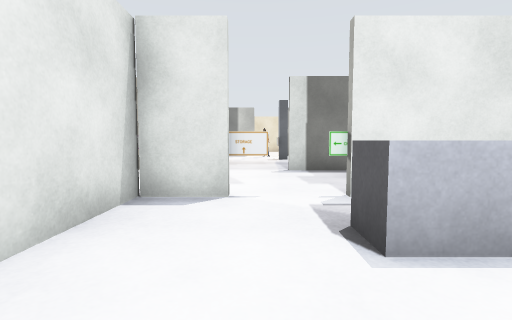
View 1 (above)

20 first-person views from a walk through a world built for the Gazebo simulator. The camera is 0.9 m above the floor, tilts 4° down and sees 85° across. The floor is counted in squares, 1 m on a side. Each view is taken from the middle of a square. On the plan, view 1 faces up. The plan holds only what a view shows up to about 11 squares ahead; the rest is blank.

View 2
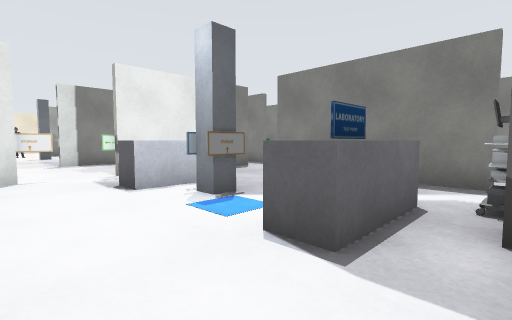

View 3
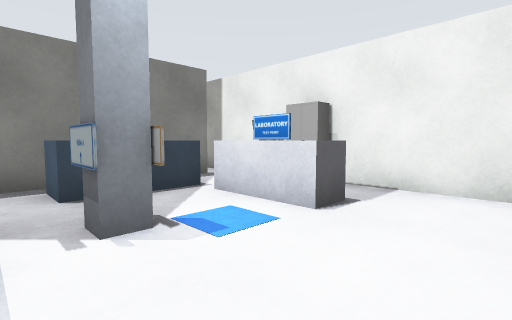

View 4
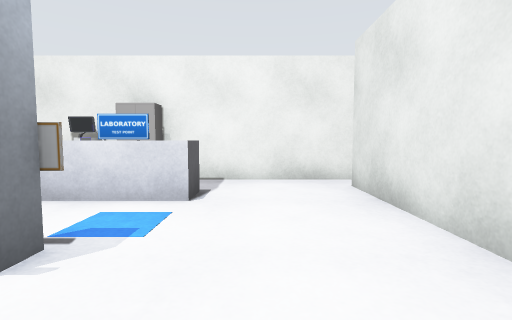

View 5
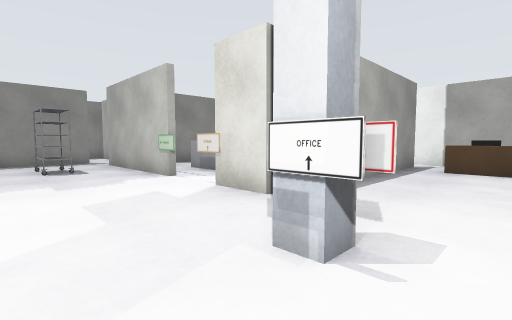

View 6
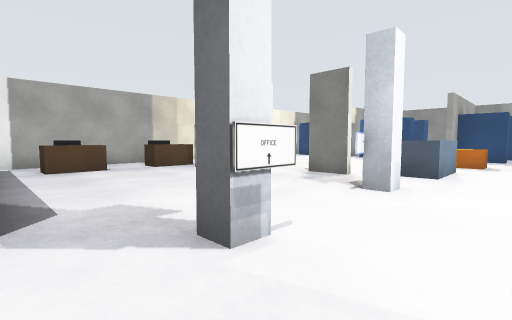

View 7
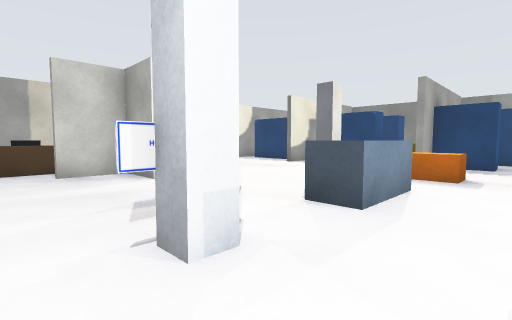

View 8
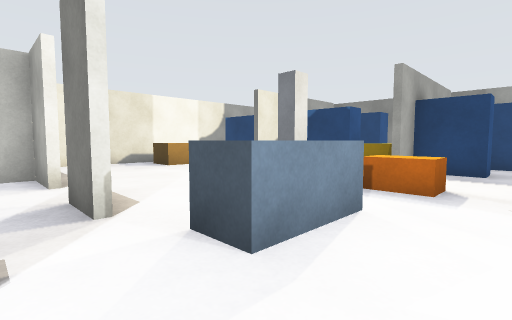

View 9
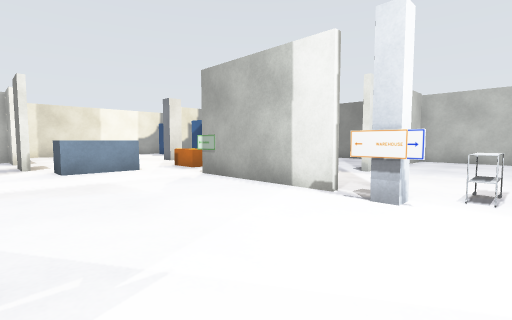

View 10
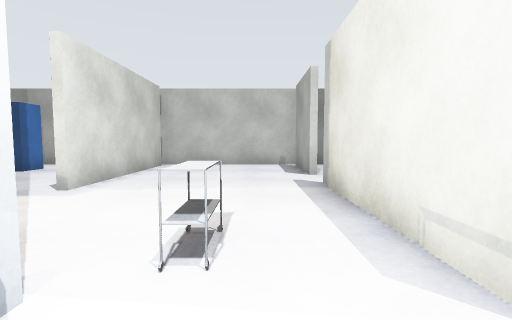

View 11
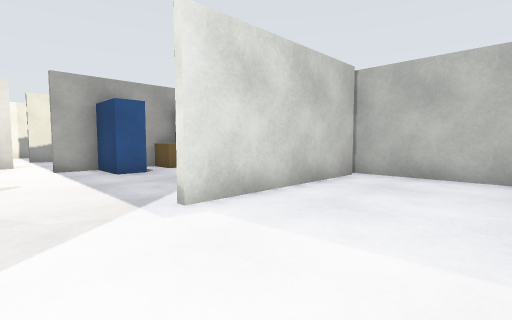

View 12
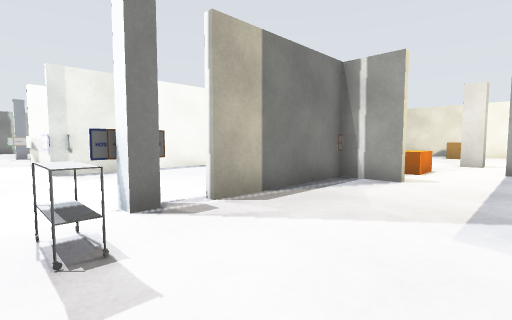

View 13
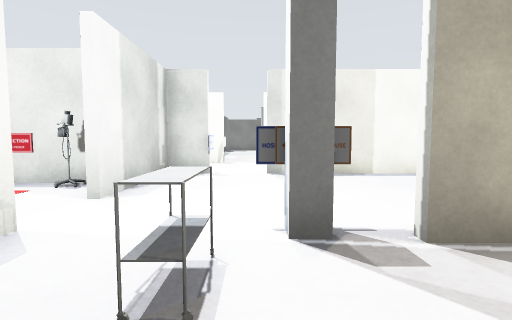

View 14
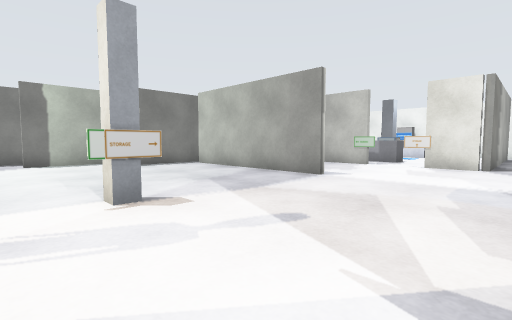

View 15
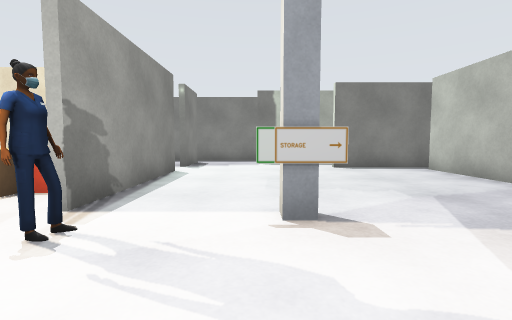

View 16
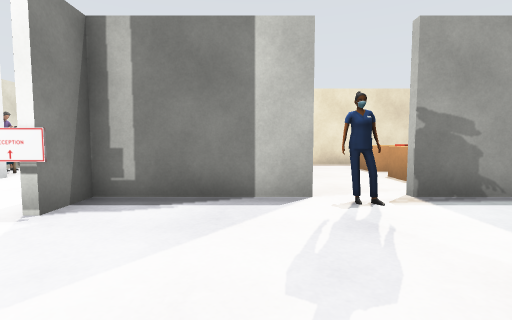

View 17
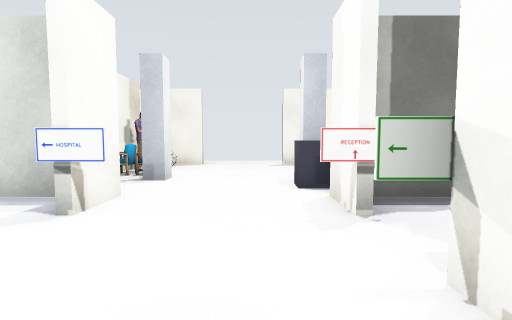

View 18
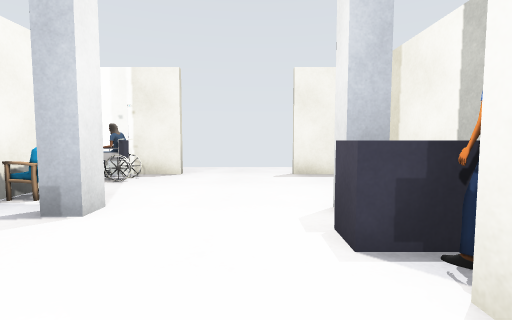

View 19
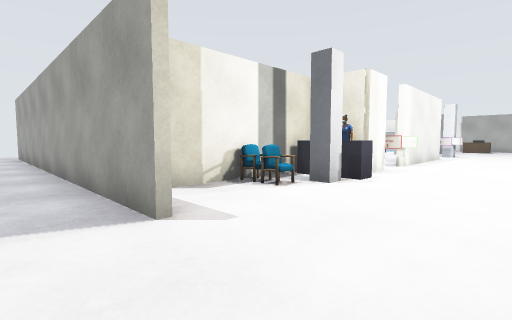

View 20
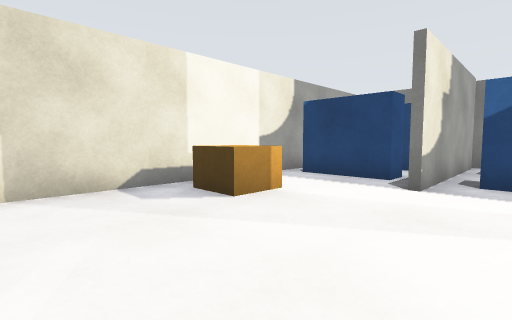

### Floor plan
Points are (right, up) in squares from view 1. A wall is a line through its corners. A room is listed if a view was taken in it or the views show most of it. See-through windows are left out.
Room 1 (views 1, 2, 3, 4)
walls: (5.4, -2.6) (5.4, 2.5); (-0.6, 4.4) (-1.9, 4.4) (-1.9, -2.5); (-2.4, -3.4) (6.8, -3.4); (6.1, 4.4) (1.5, 4.4)
ways out: opening at (-2, -3) to room 2
objects: bench (1, -2) to (3, -1); sign (1, 1); bench (1, 2) to (3, 3); cabinet (2, -3) to (3, -3); sign (2, -1); pillar (2, 1); sign (3, 1); cart (4, -3); bench (4, -1) to (5, 1)
Room 2 (views 5, 6, 7, 8, 9, 10, 11, 12, 13, 14, 15, 16, 17, 18, 19, 20)
walls: (-7.4, 9) (-7.4, 12.6); (-8.9, 4.6) (-8.9, 3.2); (-12.6, 8.5) (-12.6, 12.5); (-3.8, 11.5) (-3.8, 13.6); (-12.4, 12.6) (-12.4, 9.5); (-8.9, 1.8) (-8.9, 0.1) (-7.2, 0.1); (-7.4, 16.4) (-10.8, 16.4); (-7.2, 16.5) (-7.2, 15.4); (-3.8, 15.4) (-3.8, 16.6) (-3.2, 16.6); (-12.2, 16.4) (-16.9, 16.4); (-3.6, 16.5) (-3.6, 15.4); (0.9, 8.6) (6.8, 8.6); (-16.5, 5.6) (-15.5, 5.6); (-2.1, 16.6) (-2.1, 21.5); (1.4, 4.6) (6, 4.6); (0, 16.4) (-2.6, 16.4); (2.9, 8.4) (1, 8.4); (-18.5, 5.6) (-18, 5.6); (-7.9, -3.4) (-2.4, -3.4); (-8.9, 21.5) (-8.9, 19.4); (-18.2, 16.4) (-20.9, 16.4); (-2.1, -2.6) (-2.1, 4.6) (-0.4, 4.6); (-21.1, 11.6) (-15.9, 11.6); (-6.9, 22.4) (-9.1, 22.4); (-18.5, 0.6) (-15.5, 0.6); (-21.4, 7.6) (-21.4, 7); (-4.1, 22.6) (7.2, 22.6); (-2.1, 22.4) (-4, 22.4); (-21.4, 16.1) (-21.4, 11.4); (-21.1, 0.6) (-20.1, 0.6); (-17.6, -3.4) (-9.9, -3.4); (7.3, 4.9) (7.3, 11.5); (6.2, 16.4) (1.5, 16.4); (8.8, 11) (8.8, 14); (9, 16.4) (7.5, 16.4)
ways out: opening at (-2, -3) to room 1; opening at (-17.5, 16); opening at (-11.5, 16); opening at (7, 16); opening at (8, 11); opening at (9, 14.5)
objects: blue box (-20, -1) to (-19, 0); blue box (-20, 2) to (-19, 3); blue box (-20, 6) to (-19, 8); pallet (-19, 5) to (-19, 7); blue box (-17, -2) to (-17, 0); blue box (-17, 2) to (-17, 3); yellow box (-17, 4) to (-17, 5); blue box (-17, 6) to (-17, 7); pillar (-15, 3) to (-14, 3); pallet (-14, -2) to (-13, -2); orange box (-14, 6) to (-13, 7); other object (-13, 8); cart (-13, 14); sign (-12, 9); sign (-12, 13); sign (-12, 14); blue box (-11, 6) to (-10, 6); other object (-8, 19); person (-8, 20); wheelchair (-8, 21) to (-8, 22); black box (-7, -2); brown box (-7, -2) to (-6, -1); pillar (-7, 6); other object (-7, 13); other object (-7, 14); sign (-7, 15); pillar (-7, 19); sign (-6, 6); sign (-5, 6); black box (-4, -2); brown box (-4, -2) to (-3, -1); pillar (-4, 6); other object (-4, 8); sign (-4, 14); sign (-4, 15); blue box (-4, 17) to (-3, 18); pillar (-4, 18) to (-4, 19); sign (-3, 6); person (-3, 17); chair (-3, 19) to (-3, 20); sign (0, 5); person (0, 16) to (1, 16); sign (1, 5); sign (1, 13); sign (1, 14); rack (4, 6) to (5, 7)

Positions as (right, up) in squares from view 1, and headings:
1: (0, 0), facing up
2: (-1, -3), facing up-right
3: (-1, 2), facing down-right
4: (0, 3), facing down
5: (-5, 8), facing down-right
6: (-2, 8), facing down-left
7: (-6, 8), facing down-left
8: (-8, 8), facing down-left
9: (-8, 15), facing down-left
10: (-11, 15), facing left
11: (-14, 15), facing down-left
12: (-16, 15), facing down-right
13: (-15, 14), facing right
14: (-3, 15), facing down-right
15: (-2, 14), facing right
16: (-1, 12), facing up
17: (-5, 12), facing up
18: (-5, 15), facing up
19: (-7, 24), facing down-right
20: (-10, 2), facing down-left
